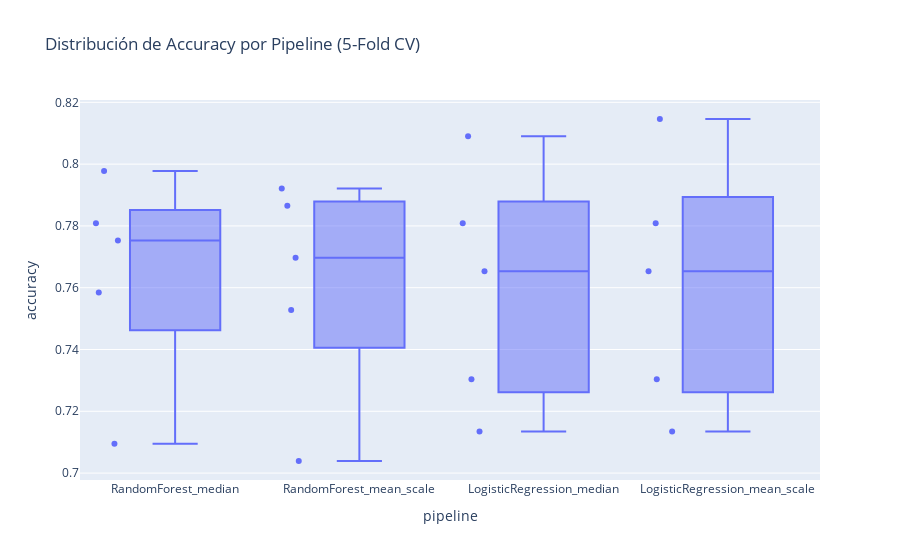

The code cell stored with this chart in its notebook:
### Code cell
import plotly.express as px

fig = px.box(
    df_cv_results,
    x="pipeline",
    y="accuracy",
    points="all",  # Muestra los puntos individuales además del boxplot
    title="Distribución de Accuracy por Pipeline (5-Fold CV)"
)

fig.show()

### Figure 1 — Plotly figure (JSON) as saved in the notebook; plotly's stock layout.template omitted (floating-point values rounded to 4 significant figures)
{"data": [{"alignmentgroup": "True", "boxpoints": "all", "hovertemplate": "pipeline=%{x}<br>accuracy=%{y}<extra></extra>", "legendgroup": "", "marker": {"color": "#636efa"}, "name": "", "notched": false, "offsetgroup": "", "orientation": "v", "showlegend": false, "type": "box", "x": ["RandomForest_median", "RandomForest_median", "RandomForest_median", "RandomForest_median", "RandomForest_median", "RandomForest_mean_scale", "RandomForest_mean_scale", "RandomForest_mean_scale", "RandomForest_mean_scale", "RandomForest_mean_scale", "LogisticRegression_median", "LogisticRegression_median", "LogisticRegression_median", "LogisticRegression_median", "LogisticRegression_median", "LogisticRegression_mean_scale", "LogisticRegression_mean_scale", "LogisticRegression_mean_scale", "LogisticRegression_mean_scale", "LogisticRegression_mean_scale"], "x0": " ", "xaxis": "x", "y": [0.7095, 0.7584, 0.7978, 0.7753, 0.7809, 0.7039, 0.7528, 0.7865, 0.7697, 0.7921, 0.7654, 0.7303, 0.7809, 0.7135, 0.809, 0.7654, 0.7303, 0.7809, 0.7135, 0.8146], "y0": " ", "yaxis": "y"}], "layout": {"boxmode": "group", "legend": {"tracegroupgap": 0}, "title": {"text": "Distribución de Accuracy por Pipeline (5-Fold CV)"}, "xaxis": {"anchor": "y", "domain": [0, 1], "title": {"text": "pipeline"}}, "yaxis": {"anchor": "x", "domain": [0, 1], "title": {"text": "accuracy"}}}}
